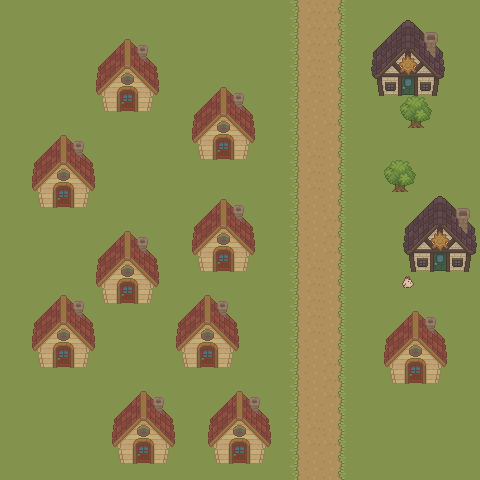

This is a level from a 2D game, rendered from its Tiled map with the project's own tilesets. A one-line summary and the complete map file follow:
An orthogonal 30x30 tile map with 16x16 px tiles, 2 tile layers (ground, objects).

<map version="1.10" tiledversion="1.11.2" orientation="orthogonal" renderorder="right-down" width="30" height="30" tilewidth="16" tileheight="16" infinite="0" nextlayerid="10" nextobjectid="19">
 <tileset firstgid="1" source="../textures/tilesets/overworld.tsx" />
 <layer id="8" name="ground" width="30" height="30">
  <data encoding="csv">
15,15,15,15,15,15,15,15,15,15,15,15,15,15,15,15,15,15,16,6,6,14,15,15,15,15,15,15,15,15,
15,15,15,15,15,15,15,15,15,15,15,15,15,15,15,15,15,15,16,6,6,14,15,15,15,15,15,15,15,15,
15,15,15,15,15,15,15,15,15,15,15,15,15,15,15,15,15,15,16,6,6,14,15,15,15,15,15,15,15,15,
15,15,15,15,15,15,15,15,15,15,15,15,15,15,15,15,15,15,16,6,8,14,15,15,15,15,15,15,15,15,
15,15,15,15,15,15,15,15,15,15,15,15,15,15,15,15,15,15,16,6,8,14,15,15,15,15,15,15,15,15,
15,15,15,15,15,15,15,15,15,15,15,15,15,15,15,15,15,15,16,6,8,14,15,15,15,15,15,15,15,15,
15,15,15,15,15,15,15,15,15,15,15,15,15,15,15,15,15,15,16,8,8,14,15,15,15,15,15,15,15,15,
15,15,15,15,15,15,15,15,15,15,15,15,15,15,15,15,15,15,16,8,6,14,15,15,15,15,15,15,15,15,
15,15,15,15,15,15,15,15,15,15,15,15,15,15,15,15,15,15,16,8,8,14,15,15,15,15,15,15,15,15,
15,15,15,15,15,15,15,15,15,15,15,15,15,15,15,15,15,15,16,6,8,14,15,15,15,15,15,15,15,15,
15,15,15,15,15,15,15,15,15,15,15,15,15,15,15,15,15,15,16,6,8,14,15,15,15,15,15,15,15,15,
15,15,15,15,15,15,15,15,15,15,15,15,15,15,15,15,15,15,16,6,8,14,15,15,15,15,15,15,15,15,
15,15,15,15,15,15,15,15,15,15,15,15,15,15,15,15,15,15,16,8,8,14,15,15,15,15,15,15,15,15,
15,15,15,15,15,15,15,15,15,15,15,15,15,15,15,15,15,15,16,8,6,14,15,15,15,15,15,15,15,15,
15,15,15,15,15,15,15,15,15,15,15,15,15,15,15,15,15,15,16,8,6,14,15,15,15,15,15,15,15,15,
15,15,15,15,15,15,15,15,15,15,15,15,15,15,15,15,15,15,16,8,6,14,15,15,15,15,15,15,15,15,
15,15,15,15,15,15,15,15,15,15,15,15,15,15,15,15,15,15,16,6,8,14,15,15,15,15,15,15,15,15,
15,15,15,15,15,15,15,15,15,15,15,15,15,15,15,15,15,15,16,6,8,14,15,15,15,15,15,15,15,15,
15,15,15,15,15,15,15,15,15,15,15,15,15,15,15,15,15,15,16,6,8,14,15,15,15,15,15,15,15,15,
15,15,15,15,15,15,15,15,15,15,15,15,15,15,15,15,15,15,16,6,8,14,15,15,15,15,15,15,15,15,
15,15,15,15,15,15,15,15,15,15,15,15,15,15,15,15,15,15,16,6,8,14,15,15,15,15,15,15,15,15,
15,15,15,15,15,15,15,15,15,15,15,15,15,15,15,15,15,15,16,8,8,14,15,15,15,15,15,15,15,15,
15,15,15,15,15,15,15,15,15,15,15,15,15,15,15,15,15,15,16,8,6,14,15,15,15,15,15,15,15,15,
15,15,15,15,15,15,15,15,15,15,15,15,15,15,15,15,15,15,16,8,6,14,15,15,15,15,15,15,15,15,
15,15,15,15,15,15,15,15,15,15,15,15,15,15,15,15,15,15,16,8,6,14,15,15,15,15,15,15,15,15,
15,15,15,15,15,15,15,15,15,15,15,15,15,15,15,15,15,15,16,8,8,14,15,15,15,15,15,15,15,15,
15,15,15,15,15,15,15,15,15,15,15,15,15,15,15,15,15,15,16,6,8,14,15,15,15,15,15,15,15,15,
15,15,15,15,15,15,15,15,15,15,15,15,15,15,15,15,15,15,16,6,6,14,15,15,15,15,15,15,15,15,
15,15,15,15,15,15,15,15,15,15,15,15,15,15,15,15,15,15,16,8,8,14,15,15,15,15,15,15,15,15,
15,15,15,15,15,15,15,15,15,15,15,15,15,15,15,15,15,15,16,8,8,14,15,15,15,15,15,15,15,15
</data>
 </layer>
 <layer id="9" name="objects" width="30" height="30">
  <data encoding="csv">
0,0,0,0,0,0,0,0,0,0,0,0,0,0,0,0,0,0,0,0,0,0,0,0,0,0,0,0,0,0,
0,0,0,0,0,0,0,0,0,0,0,0,0,0,0,0,0,0,0,0,0,0,0,44,45,46,47,48,0,0,
0,0,0,0,0,0,40,41,42,43,0,0,0,0,0,0,0,0,0,0,0,0,0,57,58,59,60,61,0,0,
0,0,0,0,0,0,53,54,55,56,0,0,0,0,0,0,0,0,0,0,0,0,0,70,71,72,73,74,0,0,
0,0,0,0,0,0,66,67,68,69,0,0,0,0,0,0,0,0,0,0,0,0,0,83,84,85,86,87,0,0,
0,0,0,0,0,0,79,80,81,82,0,0,40,41,42,43,0,0,0,0,0,0,0,96,97,98,99,100,0,0,
0,0,0,0,0,0,92,93,94,95,0,0,53,54,55,56,0,0,0,0,0,0,0,0,0,49,50,0,0,0,
0,0,0,0,0,0,0,0,0,0,0,0,66,67,68,69,0,0,0,0,0,0,0,0,0,62,63,0,0,0,
0,0,40,41,42,43,0,0,0,0,0,0,79,80,81,82,0,0,0,0,0,0,0,0,0,0,0,0,0,0,
0,0,53,54,55,56,0,0,0,0,0,0,92,93,94,95,0,0,0,0,0,0,0,0,0,0,0,0,0,0,
0,0,66,67,68,69,0,0,0,0,0,0,0,0,0,0,0,0,0,0,0,0,0,0,49,50,0,0,0,0,
0,0,79,80,81,82,0,0,0,0,0,0,0,0,0,0,0,0,0,0,0,0,0,0,62,63,0,0,0,0,
0,0,92,93,94,95,0,0,0,0,0,0,40,41,42,43,0,0,0,0,0,0,0,0,0,44,45,46,47,48,
0,0,0,0,0,0,0,0,0,0,0,0,53,54,55,56,0,0,0,0,0,0,0,0,0,57,58,59,60,61,
0,0,0,0,0,0,40,41,42,43,0,0,66,67,68,69,0,0,0,0,0,0,0,0,0,70,71,72,73,74,
0,0,0,0,0,0,53,54,55,56,0,0,79,80,81,82,0,0,0,0,0,0,0,0,0,83,84,85,86,87,
0,0,0,0,0,0,66,67,68,69,0,0,92,93,94,95,0,0,0,0,0,0,0,0,0,96,97,98,99,100,
0,0,0,0,0,0,79,80,81,82,0,0,0,0,0,0,0,0,0,0,0,0,0,0,0,105,0,0,0,0,
0,0,40,41,42,43,92,93,94,95,0,40,41,42,43,0,0,0,0,0,0,0,0,0,0,0,0,0,0,0,
0,0,53,54,55,56,0,0,0,0,0,53,54,55,56,0,0,0,0,0,0,0,0,0,40,41,42,43,0,0,
0,0,66,67,68,69,0,0,0,0,0,66,67,68,69,0,0,0,0,0,0,0,0,0,53,54,55,56,0,0,
0,0,79,80,81,82,0,0,0,0,0,79,80,81,82,0,0,0,0,0,0,0,0,0,66,67,68,69,0,0,
0,0,92,93,94,95,0,0,0,0,0,92,93,94,95,0,0,0,0,0,0,0,0,0,79,80,81,82,0,0,
0,0,0,0,0,0,0,0,0,0,0,0,0,0,0,0,0,0,0,0,0,0,0,0,92,93,94,95,0,0,
0,0,0,0,0,0,0,40,41,42,43,0,0,40,41,42,43,0,0,0,0,0,0,0,0,0,0,0,0,0,
0,0,0,0,0,0,0,53,54,55,56,0,0,53,54,55,56,0,0,0,0,0,0,0,0,0,0,0,0,0,
0,0,0,0,0,0,0,66,67,68,69,0,0,66,67,68,69,0,0,0,0,0,0,0,0,0,0,0,0,0,
0,0,0,0,0,0,0,79,80,81,82,0,0,79,80,81,82,0,0,0,0,0,0,0,0,0,0,0,0,0,
0,0,0,0,0,0,0,92,93,94,95,0,0,92,93,94,95,0,0,0,0,0,0,0,0,0,0,0,0,0,
0,0,0,0,0,0,0,0,0,0,0,0,0,0,0,0,0,0,0,0,0,0,0,0,0,0,0,0,0,0
</data>
 </layer>
</map>
